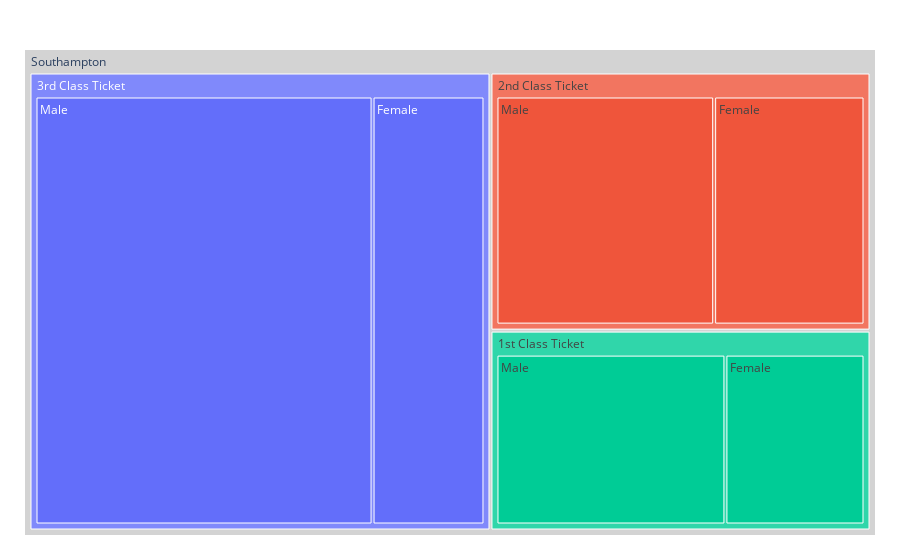

The notebook cell saved with this chart:
### Code cell
#Using Treemap

#Southampton
Gender = ["Male", "Male", "Male", "Female", "Female", "Female"]
Classes = ["1st Class Ticket", "2nd Class Ticket", "3rd Class Ticket", "1st Class Ticket", "2nd Class Ticket", "3rd Class Ticket"]
Regions = ["Southampton", "Southampton", "Southampton", "Southampton", "Southampton", "Southampton"]
population = [s[0],s[1],s[2], s[3],s[4],s[5]]

#Creating a dictionary
df_s = pd.DataFrame(
                    dict(Gender=Gender, Classes=Classes, Regions=Regions, Population=population)
                 )

fig = px.treemap(df_s, path=['Regions', 'Classes', 'Gender'], values='Population')
fig.update_traces(root_color="lightgrey")
fig.update_layout(margin = dict(t=50, l=25, r=25, b=25))

#Filtering out obsolete version warning
warnings.filterwarnings('ignore')
fig.show()

### Figure 1 — Plotly figure (JSON) as saved in the notebook; plotly's stock layout.template omitted (floating-point values rounded to 4 significant figures)
{"data": [{"branchvalues": "total", "domain": {"x": [0, 1], "y": [0, 1]}, "hovertemplate": "labels=%{label}<br>Population=%{value}<br>parent=%{parent}<br>id=%{id}<extra></extra>", "ids": ["Southampton/1st Class Ticket/Female", "Southampton/2nd Class Ticket/Female", "Southampton/3rd Class Ticket/Female", "Southampton/1st Class Ticket/Male", "Southampton/2nd Class Ticket/Male", "Southampton/3rd Class Ticket/Male", "Southampton/1st Class Ticket", "Southampton/2nd Class Ticket", "Southampton/3rd Class Ticket", "Southampton"], "labels": ["Female", "Female", "Female", "Male", "Male", "Male", "1st Class Ticket", "2nd Class Ticket", "3rd Class Ticket", "Southampton"], "name": "", "parents": ["Southampton/1st Class Ticket", "Southampton/2nd Class Ticket", "Southampton/3rd Class Ticket", "Southampton/1st Class Ticket", "Southampton/2nd Class Ticket", "Southampton/3rd Class Ticket", "Southampton", "Southampton", "Southampton", ""], "root": {"color": "lightgrey"}, "type": "treemap", "values": [48, 67, 88, 79, 97, 265, 127, 164, 353, 644]}], "layout": {"legend": {"tracegroupgap": 0}, "margin": {"b": 25, "l": 25, "r": 25, "t": 50}}}
